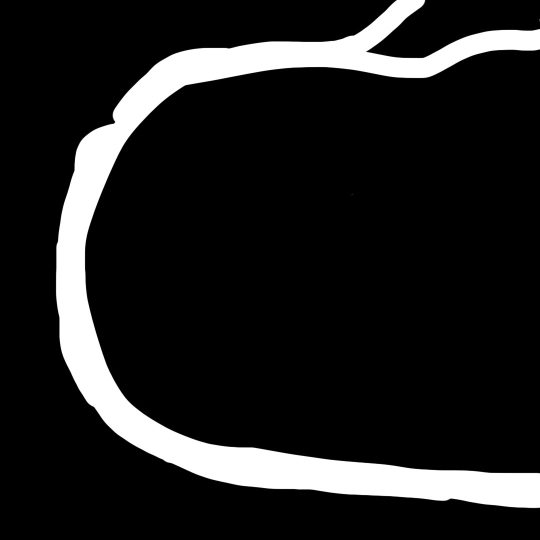
#> input picture test_images/curve_with_dent.jpg, 1080 x 1080 px (shown at 1/2 size)
$ python main.py
#> lines starting #> are read from the running program, lines starting #| are printed output that depends on the picture; after the words box and inside, x2 and y2 are one past the last pixel; in counts of white or black regions, pixels touching at a corner belong together
### RRT.py
import matplotlib.pyplot as plt
import matplotlib as matplot
import numpy as np
import math
from numpy import random
from PIL import Image
from random import randrange
import time
# import ctypes
import os
from line_profiler import profile


# Class for each tree node
class TreeNode:
    def __init__(self, row, col):
        self.row = row        # Coordinate (row)
        self.col = col        # Coordinate (column)
        self.parent = None    # Parent node
        self.cost = 0.0       # Cost

# Class for RRT Planner
class RRTPlanner:
    # Constructor
    def __init__(self, map_array, start, goal):
        self.map_array = map_array            # Map array, 1->free, 0->obstacle
        self.size_row = map_array.shape[0]    # Map size (rows)
        self.size_col = map_array.shape[1]    # Map size (columns)

        self.start = TreeNode(start[0], start[1]) # Start node
        self.goal = TreeNode(goal[0], goal[1])    # Goal node
        self.vertices = []                    # List of nodes in the RRT tree
        self.found = False                    # Found flag to indicate if the goal is reached

        # # needed to call C code
        # lib_path = os.path.abspath("rrt_star.so")
        # self.rrt_star_lib = ctypes.CDLL(lib_path)
        # # Define argument/return types of the C function
        # self.rrt_star_lib.run_rrt_star.argtypes = [
        #     ctypes.POINTER(ctypes.c_ubyte),  # map array (flattened)
        #     ctypes.c_int,  # rows
        #     ctypes.c_int,  # cols
        #     ctypes.c_int,  # start row
        #     ctypes.c_int,  # start col
        #     ctypes.c_int,  # goal row
        #     ctypes.c_int,  # goal col
        #     ctypes.c_int,  # num points
        #     ctypes.c_int,   # neighbor size
        #     ctypes.c_char_p # name
        # ]
        # self.rrt_star_lib.run_rrt_star.restype = ctypes.c_int

    def init_map(self):
        self.found = False
        self.vertices = []
        self.vertices.append(self.start)

    def euclidean_distance(self, node1, node2):
        # Calculate Euclidean distance between two nodes
        distance = math.sqrt((node1.row - node2.row) ** 2 + (node1.col - node2.col) ** 2)
        return distance

    def check_collision(self, node1, node2):
        # Check if there is a collision between two nodes by checking the points in between
        points_between = zip(np.linspace(node1.row, node2.row, dtype=int),
                             np.linspace(node1.col, node2.col, dtype=int))
        for point in points_between:
            if self.map_array[point[0]][point[1]] == 0:
                return False
        return True

    def get_new_sample_point(self, goal_bias):
        # Generate a new sample point, with a probability (goal_bias) of picking the goal point
        a = randrange(100)
        if a <= goal_bias:
            return self.goal
        else:
            p1rows = random.randint(self.size_row)
            p1cols = random.randint(self.size_col)
            new_point = TreeNode(p1rows, p1cols)
            return new_point

    def get_nearest_neighbor(self, point):
        # Find the nearest neighbor to a given point among the existing vertices in the RRT tree
        dist_new_node = [self.euclidean_distance(node, point) for node in self.vertices]
        minindex = dist_new_node.index(min(dist_new_node))
        return self.vertices[minindex]

    def find_neighbors(self, new_node, neighbor_size):
        # Find neighbors of a new node within a certain distance (neighbor_size)
        neighbors = [node for node in self.vertices if self.euclidean_distance(new_node, node) <= neighbor_size]
        freeneighbors = [neighbor for neighbor in neighbors if self.check_collision(neighbor, new_node)]
        return freeneighbors

    def rewire_neighbors(self, new_node, neighbors):
        # Rewire neighbors of a new node to improve the path
        checkdis = []
        free = []
        for neighbor in neighbors:
            if not self.check_collision(neighbor, new_node):
                continue
            free.append(neighbor)

        for neighbor in free:
            cost1 = neighbor.cost + self.euclidean_distance(neighbor, new_node)
            checkdis.append(cost1)

        minindex = checkdis.index(min(checkdis))
        new_node.parent = neighbors[minindex]
        new_node.cost = neighbors[minindex].cost + int(self.euclidean_distance(neighbors[minindex], new_node))

        for neighbor in free:
            initcost = neighbor.cost
            rewiredcost = int(self.euclidean_distance(new_node, neighbor)) + new_node.cost

            if initcost > rewiredcost:
                neighbor.parent = new_node
                neighbor.cost = rewiredcost

    def extend_towards_point(self, p1, p2):
        # Extend a node towards a given point within a certain step size
        step = 10
        distance_1 = self.euclidean_distance(p1, p2)
        if distance_1 > step:
            distance_1 = step

        theta = math.atan2(p2.col - p1.col, p2.row - p1.row)
        new_node = TreeNode(int((p1.row + distance_1 * math.cos(theta))), int((p1.col + distance_1 * math.sin(theta))))
        return new_node

    # [72 lines left out: functions visualize_map, RRT, not called in this run]

    @profile
    def RRT_star(self, n_pts, neighbor_size, name):

        map_flat = self.map_array.flatten().astype(np.uint8)
        # c_map = map_flat.ctypes.data_as(ctypes.POINTER(ctypes.c_ubyte))

        # # Call the C function
        # result = self.rrt_star_lib.run_rrt_star(
        #     c_map,
        #     self.size_row,
        #     self.size_col,
        #     self.start.row,
        #     self.start.col,
        #     self.goal.row,
        #     self.goal.col,
        #     n_pts,
        #     neighbor_size,
        #     name.encode('utf-8')
        # )

#         if result == 1:
#             print("RRT* path found (from C)")
#             self.found = True
# #             self.visualize_map("RRT*")
#         else:
#             print("No path found (from C)")
# #             self.visualize_map("RRT*")

        # RRT* algorithm implementation
        self.init_map()
        print('init map')
        goal1 = False
        goal_bias = 4
        step = 10
        start_time = time.time()
        for i in range(n_pts):
            new_sample = self.get_new_sample_point(goal_bias)
            if self.map_array[new_sample.row][new_sample.col] == 0:
                continue
            else:
                nearest_node = self.get_nearest_neighbor(new_sample)
                if goal1:
                    new_node = self.goal
                else:
                    new_node = self.extend_towards_point(nearest_node, new_sample)
                    collision = self.check_collision(new_node, nearest_node)
                if collision:
                    neighbors = self.find_neighbors(new_node, neighbor_size)
                    self.rewire_neighbors(new_node, neighbors)
                    dist = self.euclidean_distance(new_node, self.goal)
                    if dist <= step:
                        goal1 = True
                    self.vertices.append(new_node)

                    if dist == 0:
                        self.found = True
                        goal1 = False
        print('finishloop')
        if self.found:
            print(name)
            steps = len(self.vertices) - 2
            length = self.goal.cost
            print("It took %d nodes to find the path using RRT*" % steps)
            print("The length of path is %.2f" % length)
            end_time = time.time()
            elapsed_time = end_time - start_time
            print(f"Elapsed time: {elapsed_time} seconds")
           # self.visualize_map("RRT*")
        else:
            print(name)
            print("No path found")
            end_time = time.time()
            elapsed_time = end_time - start_time
            print(f"Elapsed time: {elapsed_time} seconds")
            #self.visualize_map("RRT*")

### main.py
from PIL import Image
import numpy as np
import matplotlib.pyplot as plt
from RRT import RRTPlanner
import tracemalloc


def load_map(file_path, resolution_scale):
    # Load the image with grayscale
#> called with file_path = 'test_images/curve_with_dent.jpg', resolution_scale = 0.3
    img = Image.open(file_path).convert('L')

    # Rescale the image
    size_x, size_y = img.size
#> size_x = 1080; size_y = 1080
    new_x, new_y = int(size_x * resolution_scale), int(size_y * resolution_scale)
#> new_x = 324; new_y = 324
    img = img.resize((new_x, new_y), Image.BILINEAR)
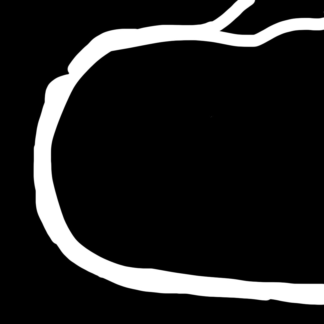
#> img: PIL image 324x324 L; min 0, max 255, mean 32.7
    map_array = np.asarray(img, dtype='uint8')

    # Convert the grayscale image to binary image
    threshold = 150
    map_array = 1 * (map_array > threshold)
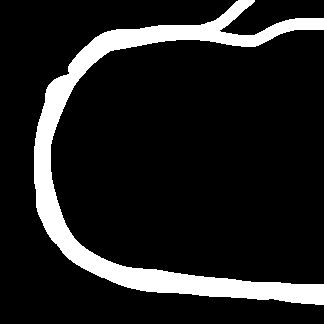
#> map_array: shape (324, 324) int64; values 0 (black) and 1 (white), 12.7% white; 1 white region, box (x1, y1, x2, y2) and area: (34, 0, 324, 305) 13298

    # Return the 2D numpy array representation of the map
    return map_array

if __name__ == "__main__":
    # Load the map
    start = (1, 240)
    goal = (70, 72)
    map_array = load_map("test_images/curve_with_dent.jpg", 0.3)

    # Create RRTPlanner object with the loaded map
    rrt_planner = RRTPlanner(map_array, start, goal)

    # Search with RRT and RRT*
    # params num points, neighbor_size
    ## add in a bunch of these statements in a loop

    # for i in range(1,6):
    #     rrt_planner.RRT_star(1000, 15, str(i))

    rrt_planner.RRT_star(5000, 20, str(1))
#> after the loop in RRT_star, `for i in range(n_pts):`: self.vertices = 737 items
#> in RRT_star, `steps = len(self.vertices) - 2`: steps = 735
#> in RRT_star, `length = self.goal.cost`: length = 181
#| It took 735 nodes to find the path using RRT*
#| The length of path is 181.00

$ run again, with test_images/jutting_obstacles.jpg copied over test_images/curve_with_dent.jpg
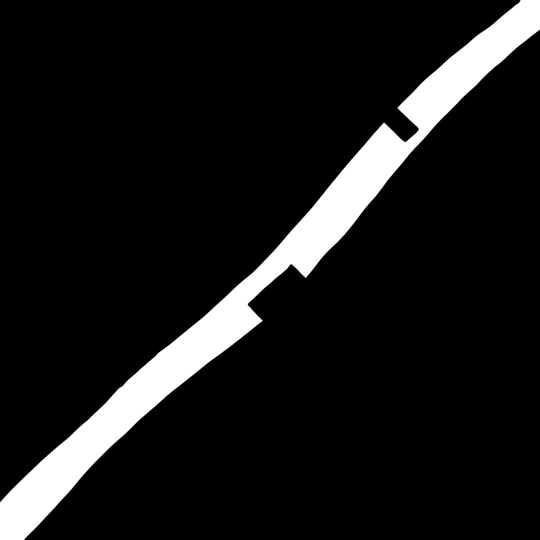
#> input picture test_images/jutting_obstacles.jpg, 1080 x 1080 px (shown at 1/2 size)
#> in load_map, `img = img.resize((new_x, new_y), Image.BILINEAR)`:
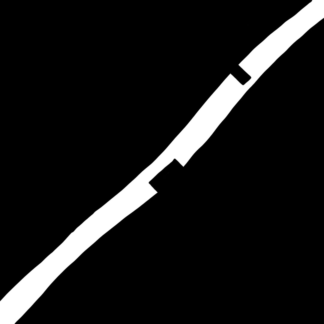
#> img: PIL image 324x324 L; min 0, max 255, mean 24
#> in load_map, `map_array = 1 * (map_array > threshold)`:
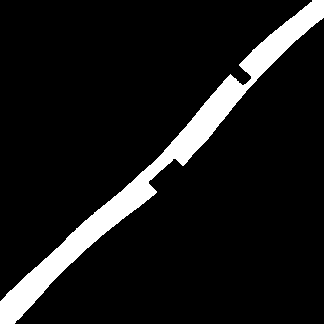
#> map_array: shape (324, 324) int64; values 0 (black) and 1 (white), 9.3% white; 1 white region, box (x1, y1, x2, y2) and area: (0, 0, 324, 324) 9799
#> after the loop in RRT_star, `for i in range(n_pts):`: self.vertices = 1 item

$ run again, with test_images/multiple_hallway.jpg copied over test_images/curve_with_dent.jpg
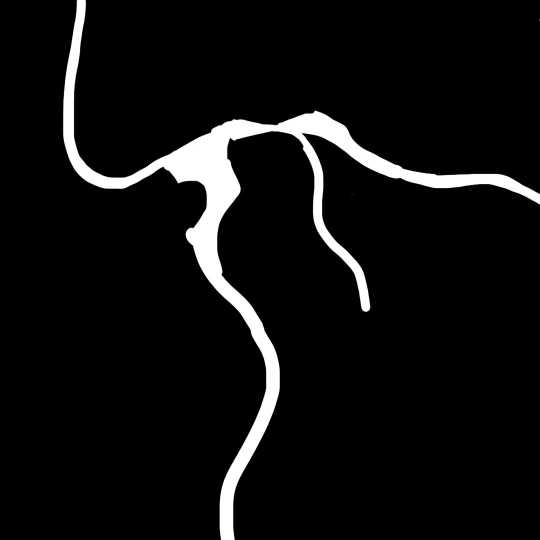
#> input picture test_images/multiple_hallway.jpg, 1080 x 1080 px (shown at 1/2 size)
#> in load_map, `img = img.resize((new_x, new_y), Image.BILINEAR)`:
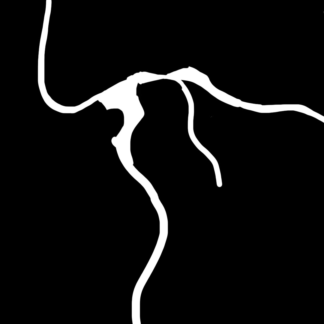
#> img: PIL image 324x324 L; min 0, max 255, mean 15.9
#> in load_map, `map_array = 1 * (map_array > threshold)`:
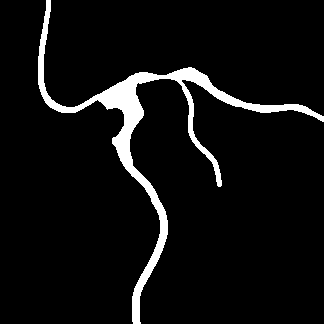
#> map_array: shape (324, 324) int64; values 0 (black) and 1 (white), 6.1% white; 1 white region, box (x1, y1, x2, y2) and area: (38, 0, 324, 324) 6379
#> after the loop in RRT_star, `for i in range(n_pts):`: self.vertices = 1 item

$ run again, with test_images/s_curve.jpg copied over test_images/curve_with_dent.jpg
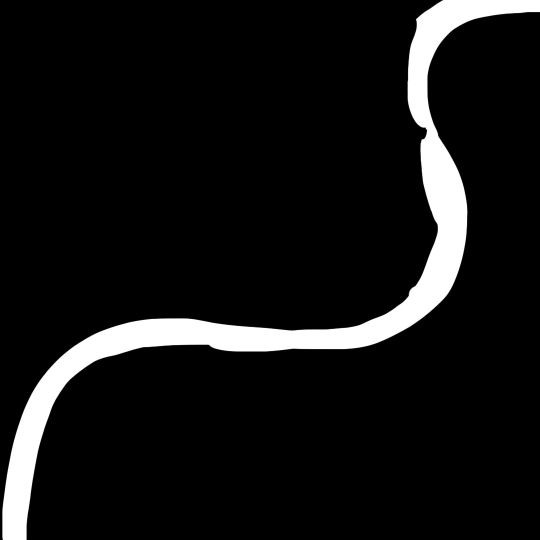
#> input picture test_images/s_curve.jpg, 1080 x 1080 px (shown at 1/2 size)
#> in load_map, `img = img.resize((new_x, new_y), Image.BILINEAR)`:
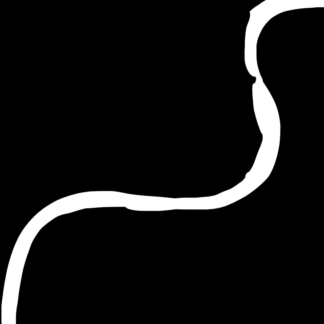
#> img: PIL image 324x324 L; min 0, max 255, mean 20.8
#> in load_map, `map_array = 1 * (map_array > threshold)`:
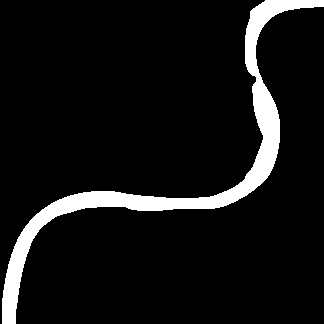
#> map_array: shape (324, 324) int64; values 0 (black) and 1 (white), 8% white; 1 white region, box (x1, y1, x2, y2) and area: (2, 0, 324, 324) 8412
#> after the loop in RRT_star, `for i in range(n_pts):`: self.vertices = 1 item
